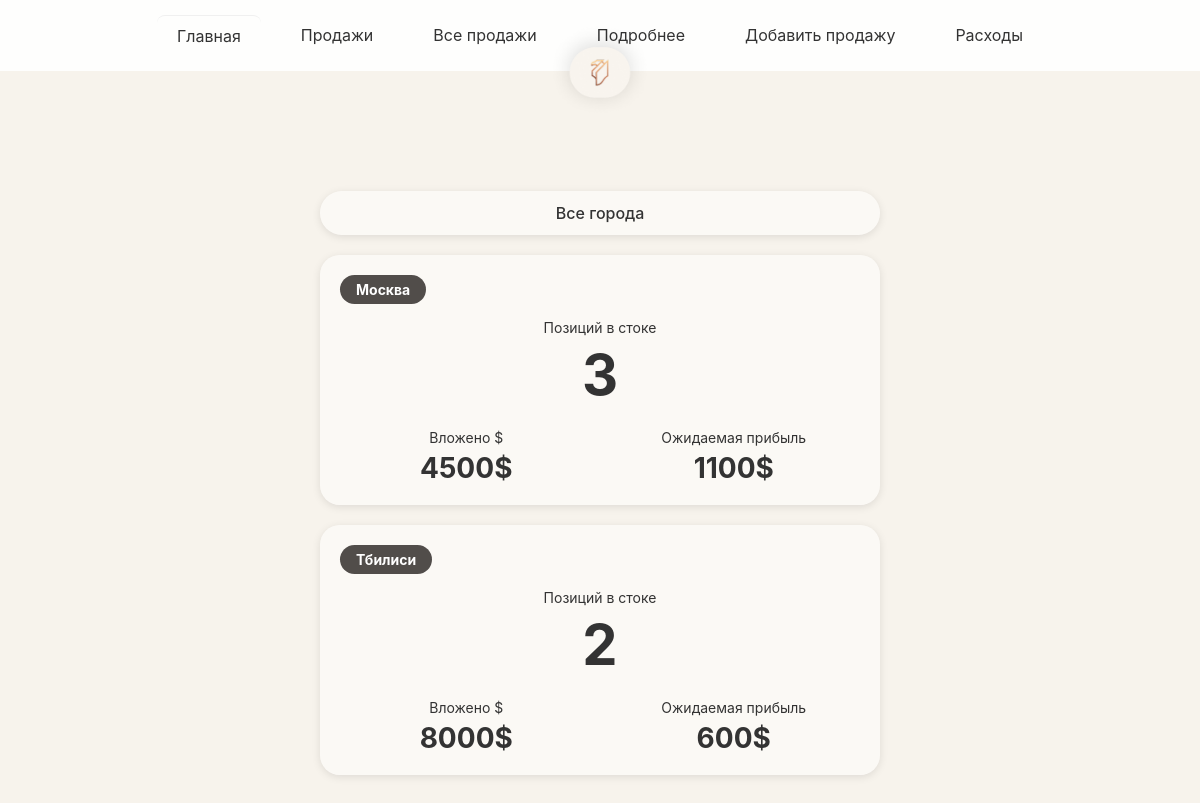
Screenshot of /stock_cities with the database file from the repository.
### app.py (models this page shows, shortened)
class City(db.Model):
    id = db.Column(db.Integer, primary_key=True)
    name = db.Column(db.String(100), unique=True, nullable=False)

### app.py (the view)
@app.route('/stock_cities')
def stock_cities():
    cities = City.query.all()
    cities_data = {}
    for city in cities:
        stock_items = StockItem.query.filter(
            StockItem.city_id == city.id,
            or_(StockItem.sold == False, StockItem.sold.is_(None))
        ).all()
        if stock_items:  # Показываем только города с стоком
            total_invested = sum(item.total_invested for item in stock_items)
            stock_positions = sum(item.quantity for item in stock_items)
            expected_profit = sum(item.expected_profit for item in stock_items)
            cities_data[city.name] = {
                'positions': stock_positions,
                'invested': total_invested,
                'expected_profit': expected_profit
            }
    sorted_cities = sorted(cities_data.items())
    return render_template('stock_cities.html', cities_data=dict(sorted_cities))

### app.py (called while the page is built)
    @property
    def total_invested(self):
        return self.buy_price * self.quantity

    @property
    def expected_profit(self):
        return (self.expected_sell_price - self.buy_price) * self.quantity

### templates/stock_cities.html (shortened to what this page needs)
{% extends 'base.html' %}
{% block content %}
<div class="logo-icon">
    <a href="{{ url_for('main') }}">
        <img src="{{ url_for('uploaded_file', filename='logo.png') }}" alt="Logo">
    </a>
</div>
<div class="stock-cities-container">
    <div class="city-filter-bar">
        Все города
    </div>
    {% for city_name, data in cities_data.items() %}
    <div class="city-stock-card">
        <a href="{{ url_for('stock_city_detail', city_name=city_name) }}">
            <div class="city-label">{{ city_name }}</div>
            <div class="stock-positions">
                <div class="stock-positions-label">Позиций в стоке</div>
                <div class="stock-positions-number">{{ data.positions }}</div>
            </div>
            <div class="financial-data">
                <div class="financial-column">
                    <div class="financial-label">Вложено $</div>
                    <div class="financial-value">{{ "%.0f"|format(data.invested) }}$</div>
                </div>
                <div class="financial-column">
                    <div class="financial-label">Ожидаемая прибыль</div>
                    <div class="financial-value">{{ "%.0f"|format(data.expected_profit) }}$</div>
                </div>
            </div>
        </a>
    </div>
    {% endfor %}
</div>
{% endblock %}

### templates/base.html (style rules this page uses)
* { margin: 0; padding: 0; box-sizing: border-box; }
body { font-family: -apple-system, BlinkMacSystemFont, 'Segoe UI', Roboto, Oxygen, Ubuntu, Cantarell, sans-serif; background: #F7F3EC; min-height: 100vh; }
img { max-height: 100px; border-radius: 4px; }

### templates/stock_cities.html (style rules this page uses)
.stock-cities-container { max-width: 500px; margin: 0 auto; padding: 20px; padding-top: 150px; }
.logo-icon { position: fixed; top: 10px; left: 50%; transform: translateX(-50%); width: 120px; height: 120px; margin: 0; border-radius: 50%; display: flex; align-items: center; justify-content: center; z-index: 100; }
.logo-icon a { display: flex; align-items: center; justify-content: center; width: 100%; height: 100%; text-decoration: none; }
.logo-icon img { width: 100%; height: 100%; object-fit: contain; border-radius: 50%; cursor: pointer; }
.city-filter-bar { background: rgba(255, 255, 255, 0.5); padding: 12px 24px; border-radius: 43px; text-align: center; font-size: 16px; font-weight: 500; color: #333; margin-bottom: 20px; width: 100%; box-sizing: border-box; cursor: pointer; box-shadow: 0 2px 8px rgba(0,0,0,0.1); }
.city-stock-card { background: rgba(255, 255, 255, 0.5); border-radius: 20px; padding: 20px; margin-bottom: 20px; box-shadow: 0 2px 8px rgba(0,0,0,0.1); position: relative; cursor: pointer; transition: background 0.2s, box-shadow 0.2s; }
.city-stock-card a { text-decoration: none; color: inherit; display: block; }
.city-label { display: inline-block; background: #514D4A; color: white; padding: 6px 16px; border-radius: 20px; font-size: 14px; font-weight: bold; margin-bottom: 15px; }
.stock-positions { text-align: center; margin-bottom: 20px; }
.stock-positions-label { font-size: 14px; color: #333; margin-bottom: 5px; }
.stock-positions-number { font-size: 48px; font-weight: bold; color: #333; }
.financial-data { display: flex; gap: 15px; margin-top: 15px; }
.financial-column { flex: 1; text-align: center; }
.financial-label { font-size: 14px; color: #333; margin-bottom: 5px; }
.financial-value { font-size: 24px; font-weight: bold; color: #333; }
@media (min-width: 768px) { .stock-cities-container { max-width: 600px; padding-top: 90px; } }
@media (min-width: 768px) { .stock-positions-number { font-size: 56px; } }
@media (min-width: 768px) { .financial-value { font-size: 28px; } }

### rows the page displays
City: name "Москва", positions "3", invested "4500", expected_profit "1100"
City: name "Тбилиси", positions "2", invested "8000", expected_profit "600"
